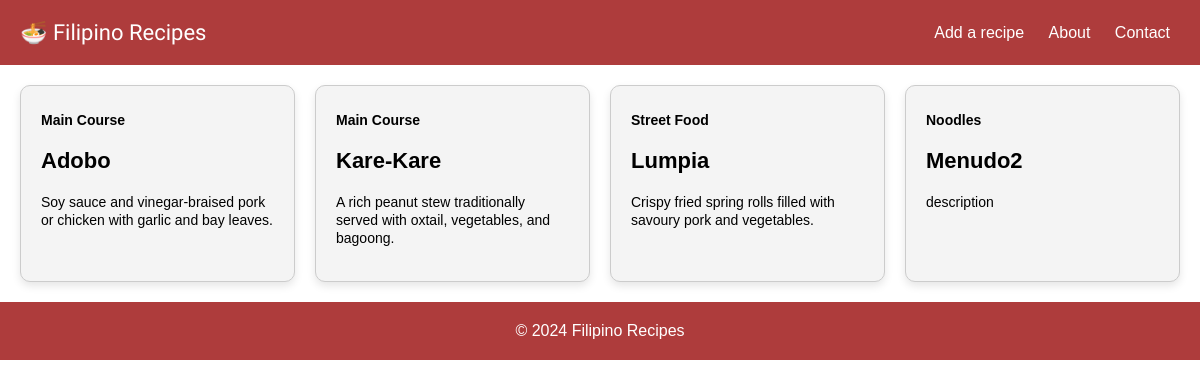
The app's page /, older data.
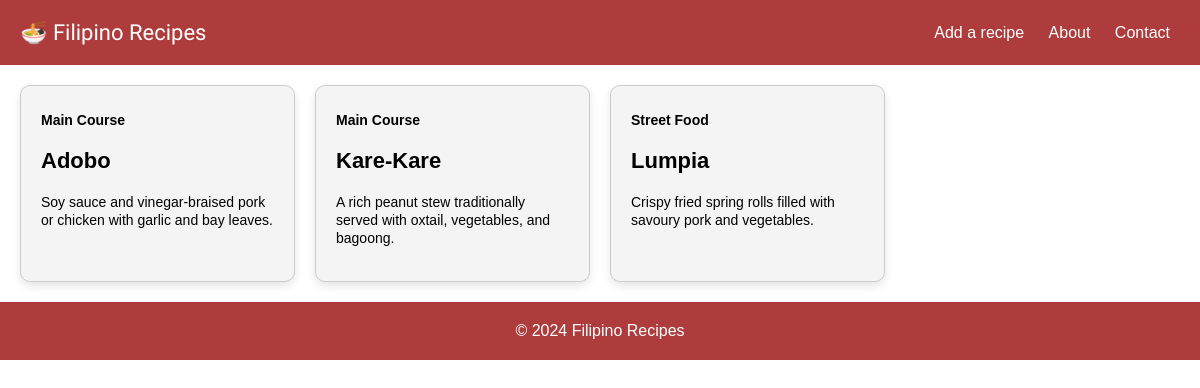
The same page, newer data.
### tables this page shows
CREATE TABLE "recipes" (id INTEGER PRIMARY KEY AUTOINCREMENT, name TEXT NOT NULL, category TEXT NOT NULL, short_description TEXT NOT NULL, long_description TEXT, ingredients_text TEXT, directions_text TEXT, image_path TEXT, image_alt TEXT, prep_time TEXT, cook_time TEXT, difficulty TEXT);

### app.py (the view)
    @app.route('/')
    def index():
        db = get_db()
        rows = db.execute(
            'SELECT id, name, category, short_description AS description FROM recipes ORDER BY id'
        ).fetchall()
        recipes = [dict(row) for row in rows]
        return render_template('index.html', recipes=recipes, active_page='home')

### db.py (called while the page is built)
def get_db():
    if 'db' not in g:
        database_path = current_app.config['DATABASE']
        g.db = sqlite3.connect(database_path)
        g.db.row_factory = sqlite3.Row
    return g.db

### templates/index.html (shortened to what this page needs)
{% extends "base.html" %}
{% block content %}
<main class="content grid-4-col" role="main">
    {% for recipe in recipes %}
    <article class="card" data-category="{{ recipe.category }}" data-recipe-id="{{ recipe.id }}">
        <header class="card-header">
            <p class="category">{{ recipe.category }}</p>
            <h3><a href="{{ url_for('recipe_detail', recipe_id=recipe.id) }}" class="recipe-link">{{ recipe.name }}</a></h3>
        </header>
        <div class="card-body">
            <p class="recipe-short-des">{{ recipe.description }}</p>
        </div>
    </article>
    {% endfor %}
</main>
{% endblock %}

Row changes from the older to the newer data that the page shows:
removed recipes: category "Noodles", name "Menudo2", description "description"
